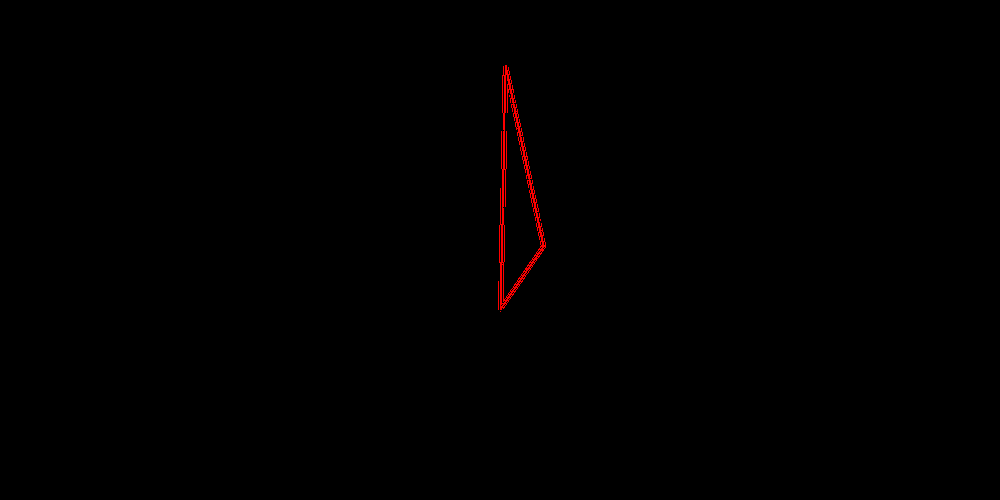
//> input picture pictures/026_008_makers/base_IMG_20230326_101240_1011.png, 1000 x 500 px, shrunk from 2560 x 1280 before the run
$ ./main   (built with g++ and OpenCV 4)
//> lines starting //> are read from the running program, lines starting //| are printed output that depends on the picture; pictures that were not available may be replaced by others from this repository, and a replacement may not be noted
#include <iostream>
#include <filesystem>
#include <fmt/format.h>
#include <opencv2/opencv.hpp>

int main(int argc, char *argv[]) {
    /****************************/
    /* 3頂点と長さ(2つ)を求める */
    /****************************/
    /* ベース画像読み込み */
    cv::Mat4b stdposimg = cv::imread("/media/sf_timelapse_sakura/pictures/026_008_makers/base_IMG_20230326_101240_1011.png", cv::IMREAD_UNCHANGED);
//> stdposimg is the input picture: 500 rows x 1000 cols, CV_8UC4; mean B, G, R, A 0, 0, 0.9, 0.1
    if(stdposimg.empty()) {
        std::cout << "画像の読み込みに失敗!! base_IMG_20230326_101240_1011.png" << std::endl;
        return 1;
    }
    std::cout << fmt::format("ベース画像(base_IMG_20230326_101240_1011.png) サイズ={}x{} channels: {}", stdposimg.cols, stdposimg.rows, stdposimg.channels()) << std::endl;
//> (this line was passed over: fmt is not available in this run)

    /* 3角形に見えんけど、3角形のつもり */
    /*                                  */
    /*              top                 */
    /*              △                  */
    /*             /  ＼                */
    /*            /     ＼t2r           */
    /*           /        ＼            */
    /*          /          △ right     */
    /*         /       ////             */
    /*        /    ////                 */
    /*       △////    b2r              */
    /*       bottom                     */
    /*                                  */
    /*                                  */

    /* 3頂点を取得 */
    cv::Point2f basetop  = cv::Point2f(0, stdposimg.cols);
//> basetop = Point(0, 1000)
    cv::Point2f basebtm  = cv::Point2f(0, 0);
    cv::Point2f baseright= cv::Point2f(0, 0);
    for(int y = 0; y < stdposimg.rows; y++) {
        for(int x = 0; x < stdposimg.cols; x++) {
            int B = stdposimg.data[ y*stdposimg.step + x*stdposimg.elemSize() + 0 ];
            int G = stdposimg.data[ y*stdposimg.step + x*stdposimg.elemSize() + 1 ];
            int R = stdposimg.data[ y*stdposimg.step + x*stdposimg.elemSize() + 2 ];
            int A = stdposimg.data[ y*stdposimg.step + x*stdposimg.elemSize() + 3 ];
            if(R == 255) {
                // std::cout << fmt::format("{}x{} B:{} G:{} R:{} A:{}", x, y, B, G, R, A) << std::endl;
                /* 頂点(上) */
                if(y < basetop.y)
                    basetop  = cv::Point2f(x, y);
                /* 頂点(下) */
                if(y > basebtm.y)
                    basebtm  = cv::Point2f(x, y);
                /* 頂点(右) */
                if(x > baseright.x)
                    baseright= cv::Point2f(x, y);
            }
        }
    }
//> after the loop, basetop = Point(505, 65); basebtm = Point(500, 311); baseright = Point(545, 242)
    std::cout << fmt::format("ベースtop(\t{}\t, \t{}\t) ベースbottom(\t{}\t, \t{}\t) ベースright(\t{}\t, \t{}\t)", basetop.x,basetop.y, basebtm.x,basebtm.y, baseright.x,baseright.y) << std::endl;
//> (this line was passed over: fmt is not available in this run)

    /* 3頂点から長さ取得(top2right, bottom2right) */
    int baselent2r = std::sqrt((double)(baseright.x-basetop.x)*(baseright.x-basetop.x) + (baseright.y-basetop.y)*(baseright.y-basetop.y));
//> baselent2r = 181
    int baselenb2r = std::sqrt((double)(baseright.x-basebtm.x)*(baseright.x-basebtm.x) + (baseright.y-basebtm.y)*(baseright.y-basebtm.y));
//> baselenb2r = 82
    std::cout << fmt::format("ベース長さ(\t{}\t, \t{}\t) ", baselent2r, baselenb2r) << std::endl;
//> (this line was passed over: fmt is not available in this run)

    /******************/
    /* 画像合わせ処理 */
    /******************/
    int lpct = 0;
    namespace fs = std::filesystem;
    fs::remove_all("/media/sf_timelapse_sakura/pictures/026_009_makermove");
    fs::remove_all("/media/sf_timelapse_sakura/pictures/026_010_makercomplete");
//  fs::remove_all("/media/sf_timelapse_sakura/pictures/026_011_makercomplete4test");
    for(const fs::directory_entry &file : fs::directory_iterator("/media/sf_timelapse_sakura/pictures/026_006_Thinout")) {
        std::cout << fmt::format("----------------------  ---------------------- lpct={}", lpct++) << std::endl;
//> (this line was passed over: fmt is not available in this run)
        /* マーカー画像のパスを生成 */
        std::string makerfilefullpath = file.path().parent_path().parent_path().string() + "/026_008_makers/" + file.path().stem().string() + ".png";
        std::cout << makerfilefullpath << std::endl;

        /* マーカー画像を開く */
        cv::Mat4b makerimg = cv::imread(makerfilefullpath, cv::IMREAD_UNCHANGED);
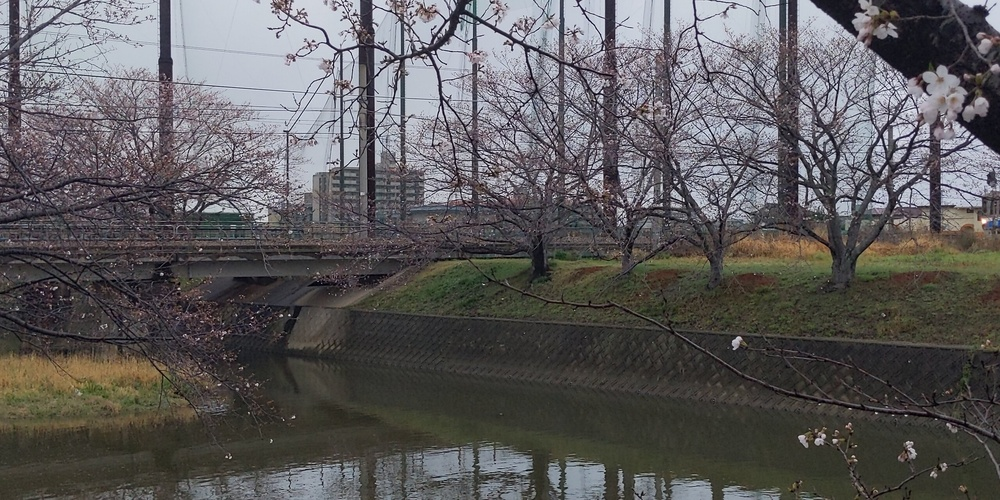
//> input picture pictures/026_006_Thinout/IMG_20230324_072818_007_.jpg, 1000 x 500 px, shrunk from 2560 x 1280 before the run, given in place of IMG_20230324_072818_007_.png, which was not available
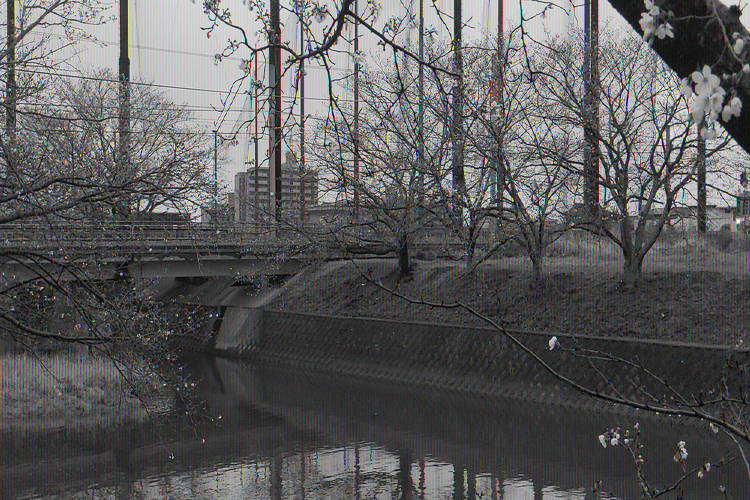
//> makerimg: 500 rows x 750 cols, CV_8UC4; mean B, G, R, A 91.8, 91.7, 91.8, 91.7
        if(makerimg.empty()) {
            std::cout << fmt::format("マーカー画像の読み込みに失敗!! {}", makerfilefullpath) << std::endl;
            return 1;
        }
        std::cout << fmt::format("マーカー画像 サイズ={}x{} channels: {}", makerimg.cols, makerimg.rows, makerimg.channels()) << std::endl;
//> (this line was passed over: fmt is not available in this run)

        /* 基準線(=マーカー線)              */
        /*                                  */
        /*          maker-top               */
        /*              △                  */
        /*             /                    */
        /*            /                     */
        /*           /                      */
        /*          /                       */
        /*         /                        */
        /*        /                         */
        /*       △                         */
        /*     maker-btm                    */
        /*                                  */
        /* 基準線の座標を取得 */
        cv::Point2f makertop = cv::Point2f(0, makerimg.cols);
//> makertop = Point(0, 750)
        cv::Point2f makerbtm = cv::Point2f(0, 0);
        for(int y = 0; y < makerimg.rows; y++) {
            for(int x = 0; x < makerimg.cols; x++) {
                int B = makerimg.data[ y*makerimg.step + x*makerimg.elemSize() + 0 ];
                int G = makerimg.data[ y*makerimg.step + x*makerimg.elemSize() + 1 ];
                int R = makerimg.data[ y*makerimg.step + x*makerimg.elemSize() + 2 ];
                int A = makerimg.data[ y*makerimg.step + x*makerimg.elemSize() + 3 ];
                if(R == 255) {
                    /* 頂点(上) */
                    if(y < makertop.y)
                        makertop  = cv::Point2f(x, y);
                    /* 頂点(下) */
                    if(y > makerbtm.y)
                        makerbtm  = cv::Point2f(x, y);
                }
            }
        }
//> this loop made 500 passes
//> (makertop, makerbtm) on passes 1 to 3: (Point(0, 750), Point(0, 0)), (Point(0, 750), Point(0, 0)), (Point(0, 750), Point(0, 0))
//> after the loop, makerbtm = Point(738, 222)
        std::cout << fmt::format("{}\t maker-top(\t{}\t, \t{}\t) maker-btm(\t{}\t, \t{}\t)", makerfilefullpath, makertop.x,makertop.y, makerbtm.x,makerbtm.y) << std::endl;
//> (this line was passed over: fmt is not available in this run)

        /* 拡縮率を求める */
        double baselent2b = std::sqrt( (double)(basetop.x -basebtm.x )*(basetop.x -basebtm.x)  + (basetop.y -basebtm.y) *(basetop.y -basebtm.y ) );
//> baselent2b = 246.1
        double makerlent2b= std::sqrt( (double)(makertop.x-makerbtm.x)*(makertop.x-makerbtm.x) + (makertop.y-makerbtm.y)*(makertop.y-makerbtm.y) );
//> makerlent2b = 318.1
        double scale = (double)makerlent2b / baselent2b;
//> scale = 1.29
        /* マーカーの長さ(makerlen-t2r, makerlen-b2r)を求める */
        double makerlent2r = baselent2r * scale;
//> makerlent2r = 234
        double makerlenb2r = baselenb2r * scale;
//> makerlenb2r = 106
        std::cout << fmt::format("111 拡縮率を求める scale(\t{}\t) t2b(base:\t{}\t, maker:\t{}\t) makerlen-t2r(\t{}\t) makerlen-b2r(\t{}\t)", scale, baselent2b,makerlent2b, makerlent2r, makerlenb2r) << std::endl;
//> (this line was passed over: fmt is not available in this run)

        /* 回転/拡縮の中心点を求める */
        // https://memo.sugyan.com/entry/20090408/1239148436
        // https://qiita.com/UchiwaFuujinn/items/12cb4de120ac5af292f8
        // https://okwave.jp/qa/q8906319.html
        /*                                                 */
        /*          maker-top                              */
        /*                ↑                               */
        /*              △｜                               */
        /*             /                                   */
        /*            /                                    */
        /*           /                                     */
        /*          /                                      */
        /*     ↑  /                                       */
        /*     ｜ /                                        */
        /*       △ maker-btm                              */
        /*       ↑この点を点oに移動 : 移動量(offsetx,offsety) */
        /*                                          */
        /* 準備1.基準線を点Oに移動(移動量は保持っとく) */
        int offsetx = makerbtm.x;
//> offsetx = 738
        int offsety = makerbtm.y;
//> offsety = 222
        cv::Point2f makertoptrans = cv::Point2f(makertop.x-offsetx, makertop.y-offsety);/* pointbtm分のOffset */
//> makertoptrans = Point(-263, -179)
        cv::Point2f makerbtmtrans = cv::Point2f(makerbtm.x-offsetx, makerbtm.y-offsety);/* pointbtmを点Oにする */
//> makerbtmtrans = Point(0, 0)
        std::cout << fmt::format("222 tmp移動量求め移動 offset(\t{}\t, \t{}\t) \nmaker-top-trans(\t{}\t, \t{}\t) maker-btm-trans(\t{}\t, \t{}\t)", offsetx,offsety, makertoptrans.x,makertoptrans.y, makerbtmtrans.x,makerbtmtrans.y) << std::endl;
//> (this line was passed over: fmt is not available in this run)

        /*                                       */
        /*                                       */
        /*              △                       */
        /*             /        x軸上に回転移動  */
        /*            /   ⤵    移動量(-theta)   */
        /*           /      ⤵                   */
        /*          /         ⤵                 */
        /*         /           ⤵                */
        /*  bottom/                              */
        /*       △_______________△ top         */
        /*                                       */
        /* 準備2.基準線をy軸上になるように回転 */
        double tilt = (double)makertoptrans.y / makertoptrans.x;
//> tilt = 0.681
        double theta = (makertoptrans.x < 0) ? M_PI + std::atan(tilt) : std::atan(tilt);
//> theta = 3.74
        std::cout << fmt::format("333 tmp回転量を求める theta(\t{}\t)", theta) << std::endl;
//> (this line was passed over: fmt is not available in this run)
        /* x′=xcos(θ)−ysin(θ) */
        /* y′=xsin(θ)+ycos(θ) */
        double makertoptransrotx = makertoptrans.x * std::cos(-theta) - makertoptrans.y * std::sin(-theta);
//> makertoptransrotx = 318.1
        double makertoptransroty = makertoptrans.x * std::sin(-theta) + makertoptrans.y * std::cos(-theta);
//> makertoptransroty = 2.84e-14
        cv::Point2f makertoptransrot = cv::Point2f(makertoptransrotx, makertoptransroty);   /* x軸上に回転 */
//> makertoptransrot = Point(318.1, 2.84e-14)
        cv::Point2f makerbtmtransrot = makerbtmtrans;                                       /* 点Oのまま */
//> makerbtmtransrot = Point(0, 0)
        std::cout << fmt::format("444 tmp回転 maker-top-transrot(\t{}\t, \t{}\t) maker-btm-transrot(\t{}\t, \t{}\t)", makertoptransrot.x,makertoptransrot.y, makerbtmtransrot.x,makerbtmtransrot.y) << std::endl;
//> (this line was passed over: fmt is not available in this run)

        /*                                   */
        /*     bottom                 top    */
        /*       △___________________△     */
        /*         \                ／       */
        /*          \             ／         */
        /*           \          ／           */
        /*       b2r  \       ／  t2r        */
        /*             \    ／               */
        /*              \ ／                 */
        /*               △ <-こいつを求める */
        /*                                   */
        /* 準備3.(準備2の2座標)と(3頂点から求めた長さ)を使って、のこり1つの座標をもとめる */
        /* centerpostransrotx = (-t2r^2 + b2r^2 + top.x^2) / (2 * top.x) */
        /* centerpostransroty = sqrt(b2r^2 - centerpostransrotx^2) = sqrt(t2r^2 - makertoptransrot.x^2 + 2*makertoptransrot.x*centerpostransrotx - centerpostransrotx^2) */
        double centerpostransrotx = (-(makerlent2r*makerlent2r) + (makerlenb2r*makerlenb2r) + (makertoptransrot.x*makertoptransrot.x)) / (2 * makertoptransrot.x);
//> centerpostransrotx = 90.66
        double centerpostransroty = std::sqrt((makerlenb2r*makerlenb2r) - (centerpostransrotx*centerpostransrotx));
//> centerpostransroty = 54.97
        double centerpostransroty2= std::sqrt((makerlent2r*makerlent2r) - (makertoptransrot.x*makertoptransrot.x) + 2*makertoptransrot.x*centerpostransrotx - (centerpostransrotx*centerpostransrotx));
//> centerpostransroty2 = 54.97
        std::cout << fmt::format("555 (仮)中心座標算出 tmp(\t{}\t, \t{}\t, \t{}\t)", centerpostransrotx, centerpostransroty, centerpostransroty2) << std::endl;
//> (this line was passed over: fmt is not available in this run)

        /* 準備4.回転を元に戻す */
        double centerpostransx = centerpostransrotx * std::cos(theta) - centerpostransroty * std::sin(theta);
//> centerpostransx = -44.01
        double centerpostransy = centerpostransrotx * std::sin(theta) + centerpostransroty * std::cos(theta);
//> centerpostransy = -96.46
        cv::Point2f centerpostrans = cv::Point2f(centerpostransx, centerpostransy);
//> centerpostrans = Point(-44.01, -96.46)

        double makertoptransx_r = makertoptransrot.x * std::cos(theta) - makertoptransrot.y * std::sin(theta);
//> makertoptransx_r = -263
        double makertoptransy_r = makertoptransrot.x * std::sin(theta) + makertoptransrot.y * std::cos(theta);
//> makertoptransy_r = -179
        cv::Point2f makertoptrans_r = cv::Point2f(makertoptransx_r, makertoptransy_r);
//> makertoptrans_r = Point(-263, -179)
        cv::Point2f makerbtmtrans_r = makerbtmtransrot;                               /* 点Oのまま */
//> makerbtmtrans_r = Point(0, 0)
        std::cout << fmt::format("666 tmp回転戻し makertop(\t{}\t, \t{}\t) makerbtm(\t{}\t, \t{}\t) centerpos(\t{}\t, \t{}\t)", makertoptrans_r.x,makertoptrans_r.y, makerbtmtrans_r.x,makerbtmtrans_r.y, centerpostrans.x,centerpostrans.y) << std::endl;
//> (this line was passed over: fmt is not available in this run)

        /* 準備5.移動を元に戻す */
        cv::Point2f centerposprev = cv::Point2f(centerpostrans.x+offsetx, centerpostrans.y+offsety);
//> centerposprev = Point(694, 125.5)
        cv::Point2f makertop_r = cv::Point2f(makertoptrans_r.x+offsetx, makertoptrans_r.y+offsety);
//> makertop_r = Point(475, 43)
        cv::Point2f makerbtm_r = cv::Point2f(makerbtmtrans_r.x+offsetx, makerbtmtrans_r.y+offsety);
//> makerbtm_r = Point(738, 222)
        std::cout << fmt::format("777 tmp移動戻し makertop(\t{}\t, \t{}\t) makerbtm(\t{}\t, \t{}\t) centerposprev(\t{}\t, \t{}\t)", makertop_r.x,makertop_r.y, makerbtm_r.x,makerbtm_r.y, centerposprev.x,centerposprev.y) << std::endl;
//> (this line was passed over: fmt is not available in this run)

        /* 拡縮量を求める */
//      double scale = (double)makerlent2b / baselent2b;    /* すでに算出済み */

        /* 回転量を求める(y軸とマーカー線から) */
        double rotatetilt = ((double)makertop.y-makerbtm.y) / (makertop.x-makerbtm.x);
//> rotatetilt = 0.681
        double rotaterad = std::atan(rotatetilt);
//> rotaterad = 0.598
        double rotatedegree = (rotaterad < 0) ? (-1*((90) + rotaterad * (180/M_PI))) : ((90) - rotaterad * (180/M_PI));
//> rotatedegree = 55.76
        std::cout << fmt::format("888 回転量求める rotatedegree(\t{}\t) rotaterad(\t{}\t) rotatetilt(\t{}\t) makertop(\t{}\t, \t{}\t) makerbtm(\t{}\t, \t{}\t)", rotatedegree, rotaterad, rotatetilt, makertop.x,makertop.y, makerbtm.x,makerbtm.y) << std::endl;
//> (this line was passed over: fmt is not available in this run)

        /* 移動量を求める(回転/拡縮の中心を、ベース画像とマーカ画像で合わせる) */
        double movex = centerposprev.x - baseright.x;
//> movex = 149
        double movey = centerposprev.y - baseright.y;
//> movey = -116.5
        cv::Point2f centerposcomplete  = cv::Point2f(centerposprev.x-movex, centerposprev.y-movey);
//> centerposcomplete = Point(545, 242)
        cv::Point2f makertop_rcomplete = cv::Point2f(makertop_r.x   -movex, makertop_r.y   -movey);
//> makertop_rcomplete = Point(326, 159.5)
        cv::Point2f makerbtm_rcomplete = cv::Point2f(makerbtm_r.x   -movex, makerbtm_r.y   -movey);
//> makerbtm_rcomplete = Point(589, 338.5)
        std::cout << fmt::format("999 移動量を求める move(\t{}\t, \t{}\t) centerposcomplete(\t{}\t, \t{}\t) makertop_rcomplete(\t{}\t, \t{}\t) makerbtm_rcomplete(\t{}\t, \t{}\t)", movex,movey, centerposcomplete.x,centerposcomplete.y, makertop_rcomplete.x,makertop_rcomplete.y, makerbtm_r.x,makerbtm_r.y) << std::endl;
//> (this line was passed over: fmt is not available in this run)
        std::cout << fmt::format("aaa 材料揃った move(\t{}\t, \t{}\t) centerposcomplete(\t{}\t, \t{}\t) rotatedegree(\t{}\t) scale(\t{}\t)", movex, movey, centerposcomplete.x,centerposcomplete.y, rotatedegree, scale) << std::endl;
//> (this line was passed over: fmt is not available in this run)

        // [11 lines of commented-out code are left out]
        cv::Mat moveMatrix = (cv::Mat_<double>(2,3) << 1.0, 0.0, -movex, 0.0, 1.0, -movey);
//> moveMatrix = [[1, 0, -149], [0, 1, 116.5]]

        /* 平行移動を実行 */
        cv::Mat4b makermoveimg;
        cv::warpAffine(makerimg, makermoveimg, moveMatrix, makerimg.size(), cv::INTER_CUBIC, cv::BORDER_CONSTANT, cv::Scalar(0, 0, 0));
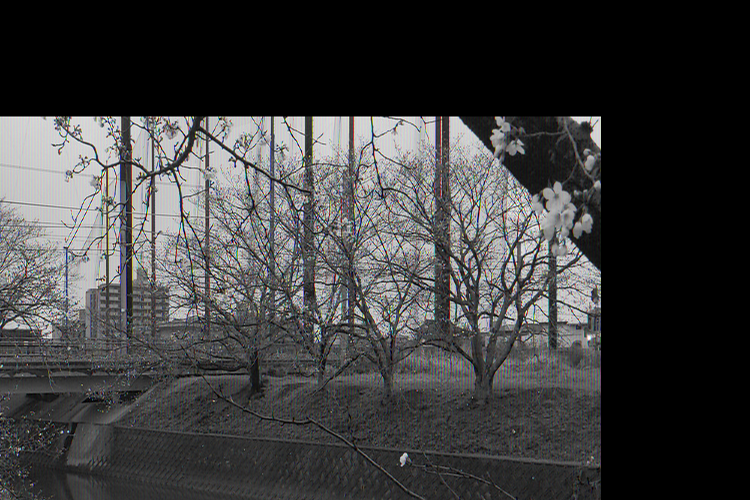
//> makermoveimg: 500 rows x 750 cols, CV_8UC4; mean B, G, R, A 61.6, 61.5, 61.5, 61.5
//      cv::Mat4b targetmoveimg;
//      cv::warpAffine(targetimg, targetmoveimg, moveMatrix, targetimg.size(), cv::INTER_CUBIC, cv::BORDER_CONSTANT, cv::Scalar(0, 0, 0));

        /* マーカー画像の平行移動を出力先に保存 */
        std::string makermovepath = file.path().parent_path().parent_path().string() + "/026_009_makermove/";
//> (the run ends here: the program stops with an error, at `fs::create_directories(makermovepath);`)
